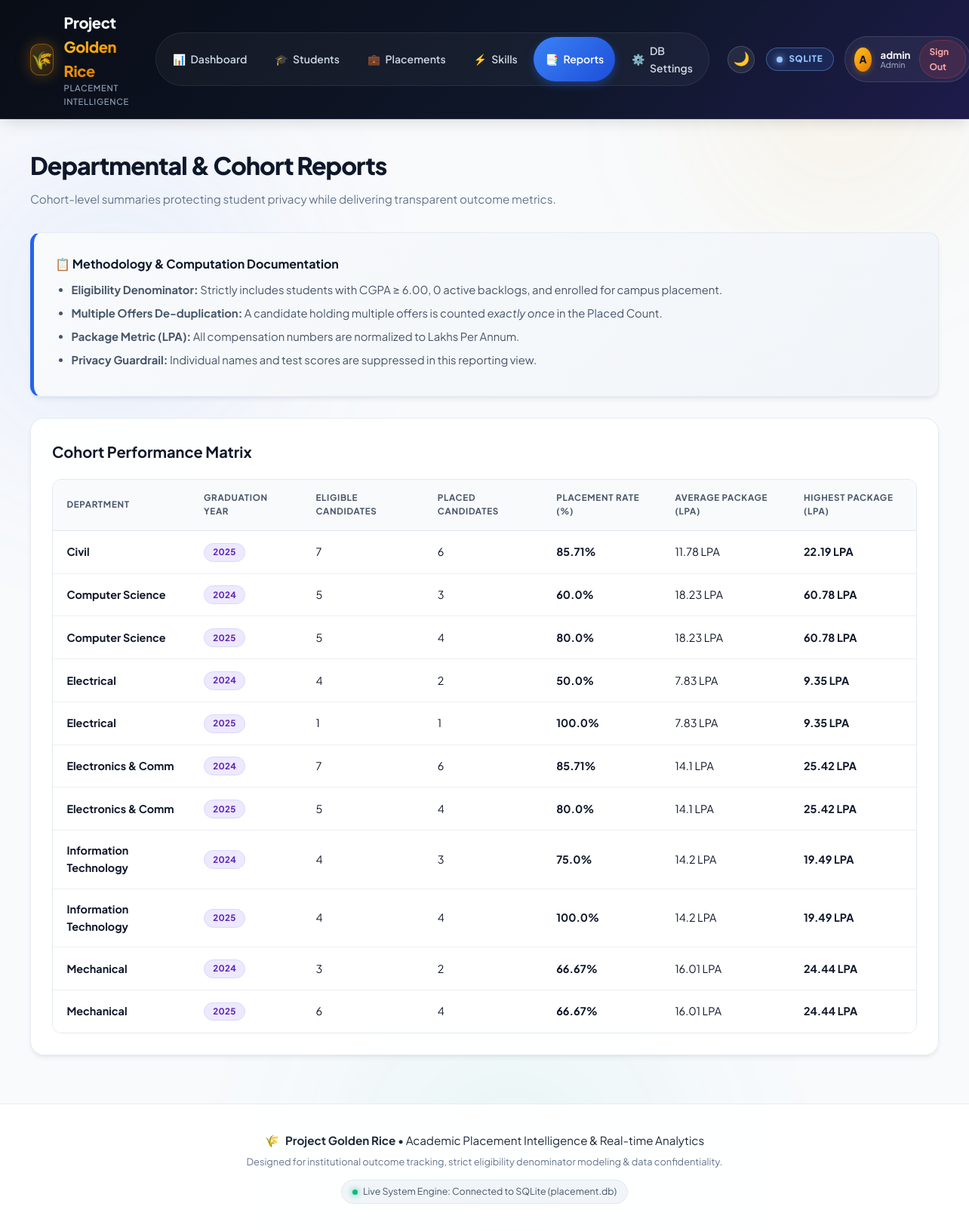
The app's page /reports (signed in) with its own data.
### tables this page shows
CREATE TABLE students (
                student_id INTEGER PRIMARY KEY AUTOINCREMENT,
                roll_number TEXT UNIQUE NOT NULL,
                full_name TEXT NOT NULL,
                department TEXT NOT NULL,
                graduation_year INTEGER NOT NULL,
                cgpa REAL NOT NULL,
                active_backlogs INTEGER DEFAULT 0,
                is_eligible INTEGER DEFAULT 1,
                created_at TIMESTAMP DEFAULT CURRENT_TIMESTAMP
            );

### app.py (the view)
@app.route("/reports")
@login_required
def reports():
    dept_stats = analytics.get_department_analysis()
    kpis = analytics.calculate_kpis()
    return render_template("reports.html", stats=dept_stats, kpis=kpis)

### analytics.py (called while the page is built)
def load_dataframes():
    with get_db() as (conn, engine):
        df_students = pd.read_sql_query("SELECT * FROM students", conn)
        df_placements = pd.read_sql_query("SELECT * FROM placements", conn)
        df_skills = pd.read_sql_query("""
            SELECT s.student_id, sk.skill_name
            FROM student_skills ss
            JOIN students s ON ss.student_id = s.student_id
            JOIN skills sk ON ss.skill_id = sk.skill_id
        """, conn)
    return df_students, df_placements, df_skills

### app.py (called while the page is built)
@app.context_processor
def inject_global_context():
    return dict(
        db_status=database.active_db_info,
        current_user=session.get("user")
    )

@app.before_request
def check_initialized():
    if not hasattr(app, '_db_initialized'):
        init_db()
        app._db_initialized = True

def login_required(f):
    @wraps(f)
    def decorated_function(*args, **kwargs):
        if "user" not in session:
            flash("Please sign in to access the placement system.", "warning")
            return redirect(url_for("login", next=request.url))
        return f(*args, **kwargs)
    return decorated_function

### database.py (called while the page is built)
@contextmanager
def get_db():
    conn, engine = get_connection()
    try:
        yield conn, engine
    finally:
        conn.close()

### templates/reports.html
{% extends 'base.html' %}
{% block content %}
<div class="header-section">
  <div>
    <h1>Departmental & Cohort Reports</h1>
    <p class="subtitle">Cohort-level summaries protecting student privacy while delivering transparent outcome metrics.</p>
  </div>
</div>
<div class="card methodology-card">
  <h4>📋 Methodology & Computation Documentation</h4>
  <ul>
    <li><strong>Eligibility Denominator:</strong> Strictly includes students with CGPA ≥ 6.00, 0 active backlogs, and enrolled for campus placement.</li>
    <li><strong>Multiple Offers De-duplication:</strong> A candidate holding multiple offers is counted <em>exactly once</em> in the Placed Count.</li>
    <li><strong>Package Metric (LPA):</strong> All compensation numbers are normalized to Lakhs Per Annum.</li>
    <li><strong>Privacy Guardrail:</strong> Individual names and test scores are suppressed in this reporting view.</li>
  </ul>
</div>
<div class="card table-card">
  <div class="card-header-flex">
    <h3>Cohort Performance Matrix</h3>
  </div>
  <div class="table-responsive">
    <table class="data-table">
      <thead>
        <tr>
          <th>Department</th>
          <th>Graduation Year</th>
          <th>Eligible Candidates</th>
          <th>Placed Candidates</th>
          <th>Placement Rate (%)</th>
          <th>Average Package (LPA)</th>
          <th>Highest Package (LPA)</th>
        </tr>
      </thead>
      <tbody>
        {% for s in stats %}
        <tr>
          <td><strong>{{ s.department }}</strong></td>
          <td><span class="badge badge-info">{{ s.graduation_year }}</span></td>
          <td>{{ s.eligible_count }}</td>
          <td>{{ s.placed_count }}</td>
          <td><strong class="text-primary">{{ s.placement_rate }}%</strong></td>
          <td>{{ s.avg_package }} LPA</td>
          <td><strong class="text-success">{{ s.highest_package }} LPA</strong></td>
        </tr>
        {% else %}
        <tr>
          <td colspan="7" class="text-center text-muted">No cohort data available to compile reports.</td>
        </tr>
        {% endfor %}
      </tbody>
    </table>
  </div>
</div>
{% endblock %}

### templates/base.html (shortened to what this page needs)
<!DOCTYPE html>
<html lang="en">
<head>
  <link rel="stylesheet" href="{{ url_for('static', filename='css/style.css') }}">
</head>
<body>
  <div class="ambient-glow ambient-glow-top-right"></div>
  <div class="ambient-glow ambient-glow-top-left"></div>
  <div class="ambient-glow ambient-glow-bottom"></div>
  <header class="header">
    <div class="navbar-container">
      <div class="brand">
        <a href="{{ url_for('dashboard') }}" class="brand-link">
          <div class="brand-icon-wrapper">
            <span class="brand-icon">🌾</span>
          </div>
          <div class="brand-text">
            <span class="brand-title">Project <span class="brand-accent">Golden Rice</span></span>
            <span class="brand-sub">Placement Intelligence</span>
          </div>
        </a>
      </div>
      <nav class="nav-menu">
        <ul class="nav-links">
          {% if current_user %}
            <li><a href="{{ url_for('dashboard') }}" class="{{ 'active' if request.endpoint == 'dashboard' else '' }}"><span>📊</span> Dashboard</a></li>
            <li><a href="{{ url_for('students') }}" class="{{ 'active' if request.endpoint == 'students' else '' }}"><span>🎓</span> Students</a></li>
            <li><a href="{{ url_for('placements') }}" class="{{ 'active' if request.endpoint == 'placements' else '' }}"><span>💼</span> Placements</a></li>
            <li><a href="{{ url_for('skills') }}" class="{{ 'active' if request.endpoint == 'skills' else '' }}"><span>⚡</span> Skills</a></li>
            <li><a href="{{ url_for('reports') }}" class="{{ 'active' if request.endpoint == 'reports' else '' }}"><span>📑</span> Reports</a></li>
            <li><a href="{{ url_for('settings') }}" class="{{ 'active' if request.endpoint == 'settings' else '' }}"><span>⚙️</span> DB Settings</a></li>
          {% else %}
            <li><a href="{{ url_for('login') }}" class="{{ 'active' if request.endpoint == 'login' else '' }}">Sign In</a></li>
            <li><a href="{{ url_for('signup') }}" class="{{ 'active' if request.endpoint == 'signup' else '' }}">Register</a></li>
          {% endif %}
        </ul>
      </nav>
      <div class="navbar-right">
        <button id="themeToggleBtn" class="theme-toggle-btn" type="button" aria-label="Toggle Dark/Light Mode" title="Toggle theme mode">
          <span id="themeToggleIcon" class="theme-toggle-icon">🌙</span>
        </button>
        <div class="db-pill db-pill-{{ db_status.type }}" title="{{ db_status.message }}">
          <span class="status-dot"></span>
          <span class="db-text">{{ db_status.type|upper }}</span>
        </div>
        {% if current_user %}
          <div class="user-chip">
            <div class="user-avatar">{{ current_user.username[0]|upper }}</div>
            <div class="user-profile-badge">
              <span class="user-name">{{ current_user.username }}</span>
              <span class="user-role">{{ current_user.role }}</span>
            </div>
            <a href="{{ url_for('logout') }}" class="btn-logout" title="Sign Out">Sign Out</a>
          </div>
        {% endif %}
      </div>
    </div>
  </header>
  <main class="container">
    {% block content %}{% endblock %}
  </main>
  <footer class="footer">
    <div class="footer-container">
      <div class="footer-brand">
        <span class="footer-icon">🌾</span>
        <strong>Project Golden Rice</strong> • Academic Placement Intelligence & Real-time Analytics
      </div>
      <p class="footer-subtext">Designed for institutional outcome tracking, strict eligibility denominator modeling & data confidentiality.</p>
      <div class="footer-meta">
        <span class="system-status-indicator"><span class="status-ping"></span> Live System Engine: {{ db_status.message }}</span>
      </div>
    </div>
  </footer>
</body>
</html>

### records on screen
students: department "Civil", graduation_year "2025", eligible_count "7", placed_count "6", placement_rate "85.71", avg_package "11.78", highest_package "22.19"
students: department "Computer Science", graduation_year "2024", eligible_count "5", placed_count "3", placement_rate "60.0", avg_package "18.23", highest_package "60.78", graduation_year "2025", placed_count "4", placement_rate "80.0"
students: department "Electrical", graduation_year "2024", eligible_count "4", placed_count "2", placement_rate "50.0", avg_package "7.83", highest_package "9.35", graduation_year "2025", eligible_count "1", placed_count "1", placement_rate "100.0"
students: department "Electronics & Comm", graduation_year "2024", eligible_count "7", placed_count "6", placement_rate "85.71", avg_package "14.1", highest_package "25.42", graduation_year "2025", eligible_count "5", placed_count "4", placement_rate "80.0"
students: department "Information Technology", graduation_year "2024", eligible_count "4", placed_count "3", placement_rate "75.0", avg_package "14.2", highest_package "19.49", graduation_year "2025", placed_count "4", placement_rate "100.0"
students: department "Mechanical", graduation_year "2024", eligible_count "3", placed_count "2", placement_rate "66.67", avg_package "16.01", highest_package "24.44", graduation_year "2025", eligible_count "6", placed_count "4"

### other values on screen
{{ db_status.type|upper }} "SQLITE"
{{ current_user.username[0]|upper }} "A"
{{ current_user.username }} "admin"
{{ current_user.role }} "Admin"
{{ db_status.message }} "Connected to SQLite (placement.db)"
